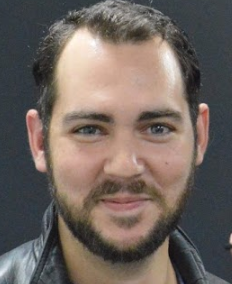
#> input picture testingopencv/faceimgs/casey 1.PNG, 232 x 284 px; its folder holds only this picture in this run
$ python faces-train.py   (Python 2 division)   (older library calls are emulated)
#> lines starting #> are read from the running program, lines starting #| are printed output that depends on the picture
import os
import pickle
from PIL import Image
import numpy as np
import cv2

BASE_DIR = os.path.dirname(os.path.abspath(__file__))
image_dir = os.path.join(BASE_DIR, 'faceimgs')
# print image_dir
face_cascade_frontalface_alt2 = cv2.CascadeClassifier("cascades/data/haarcascade_frontalface_alt2.xml")
recognizer = cv2.face.LBPHFaceRecognizer_create()


current_id = 0
label_ids = {}
y_labels, x_train = [], []

for root, dirs, files in os.walk(image_dir):
    for f in files:
        # print "seaching over ", f
        if f.endswith(".PNG"):
            path = os.path.join(root, f)
            label = os.path.basename(f)#.replace(" ", "-")
            label = label.split(' ')[0]
            #label = os.path.basename(path)#(os.path.dirname(path))#  .replace(" ", "-")
            print path," is labeled as ", label
            if not label in label_ids:
                label_ids[label] = current_id
                current_id += 1
            id_ = label_ids[label]
            # print label_ids

            pil_image = Image.open(path).convert("L")  # grayscale
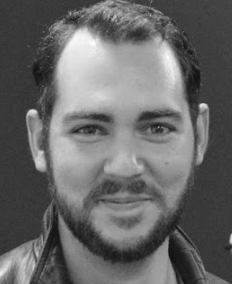
#> pil_image: PIL image 232x284 L; min 12, max 253, mean 103.9
            size = (550,550)
            final_image = pil_image.resize(size, Image.ANTIALIAS)
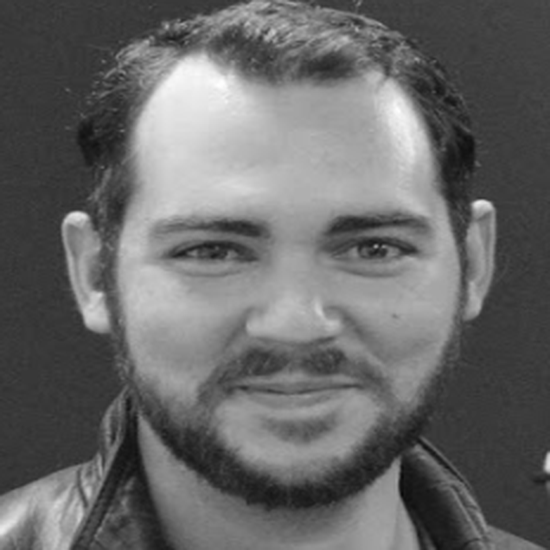
#> final_image: PIL image 550x550 L; min 6, max 254, mean 103.9
            image_array = np.array(pil_image, 'uint8')
            # print image_array
            faces = face_cascade_frontalface_alt2.detectMultiScale(image_array, scaleFactor=1.5, minNeighbors=1)
#> faces = [[50, 70, 152, 152], [0, 46, 228, 228]]

            for (x, y, w, h) in faces:
                roi = image_array[y:y + h, x:x + w]
                x_train.append(roi)
                y_labels.append(id_)
#> this loop made 2 passes
#> pass 1, `roi = image_array[y:y + h, x:x + w]`:
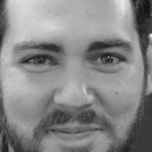
#> roi: shape (152, 152); min 16, max 238, mean 135.1
#> pass 2, `roi = image_array[y:y + h, x:x + w]`:
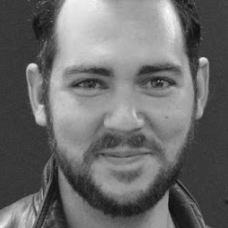
#> roi: shape (228, 228); min 12, max 253, mean 107.9
#> after the loop, x_train = 2 items; y_labels = [0, 0]

with open("labels.pickle", 'wb') as f:
    pickle.dump(label_ids, f)
recognizer.train(x_train, np.array(y_labels))
recognizer.save("trainer.yml")

$ run again, on testingopencv/faceimgs/casey 4.PNG
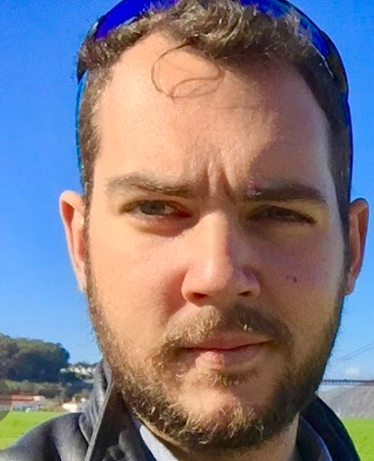
#> input picture testingopencv/faceimgs/casey 4.PNG, 374 x 461 px
#> `final_image = pil_image.resize(size, Image.ANTIALIAS)`:
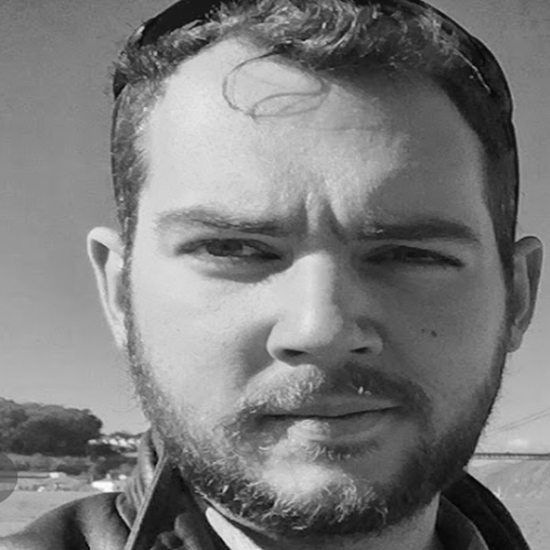
#> final_image: PIL image 550x550 L; min 0, max 253, mean 123.4
#> faces = [[30, 85, 342, 342]]
#> the loop `for (x, y, w, h) in faces:` made 1 pass
#> pass 1, `roi = image_array[y:y + h, x:x + w]`:
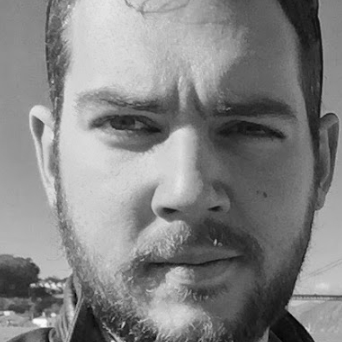
#> roi: shape (342, 342); min 4, max 252, mean 131.2
#> after the loop `for (x, y, w, h) in faces:`: x_train = 1 item; y_labels = [0]

$ run again, on testingopencv/faceimgs/casey 6.PNG
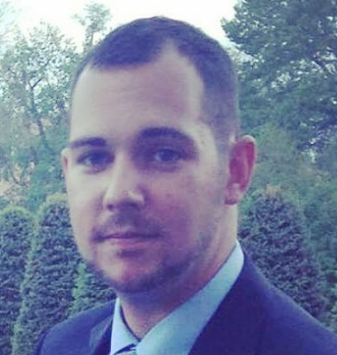
#> input picture testingopencv/faceimgs/casey 6.PNG, 337 x 355 px
#> `final_image = pil_image.resize(size, Image.ANTIALIAS)`:
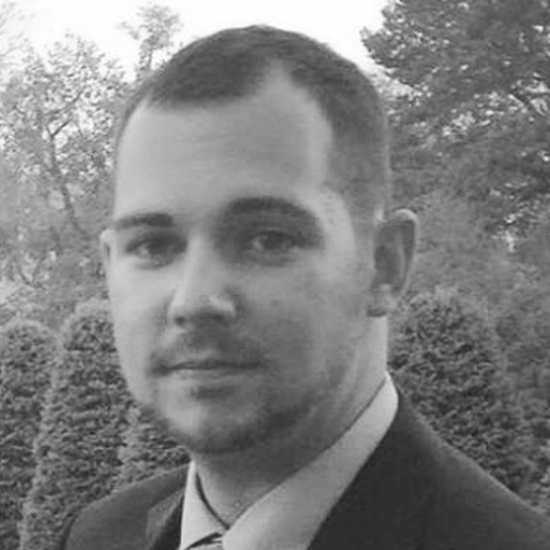
#> final_image: PIL image 550x550 L; min 32, max 255, mean 127.3
#> faces = [[48, 98, 152, 152], [14, 61, 228, 228]]
#> the loop `for (x, y, w, h) in faces:` made 2 passes
#> pass 2, `roi = image_array[y:y + h, x:x + w]`:
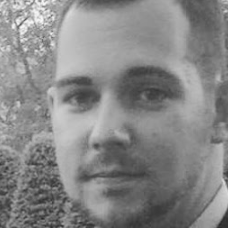
#> roi: shape (228, 228); min 39, max 249, mean 134.8
#> after the loop `for (x, y, w, h) in faces:`: x_train = 2 items; y_labels = [0, 0]
